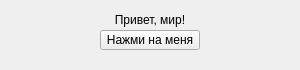
<?xml version="1.0" encoding="UTF-8"?>
<ui version="4.0">
 <class>Form</class>
 <widget class="QWidget" name="Form">
  <property name="geometry">
   <rect>
    <x>0</x>
    <y>0</y>
    <width>300</width>
    <height>70</height>
   </rect>
  </property>
  <property name="windowTitle">
   <string>Hello world</string>
  </property>
  <widget class="QLabel" name="label">
   <property name="geometry">
    <rect>
     <x>100</x>
     <y>10</y>
     <width>100</width>
     <height>20</height>
    </rect>
   </property>
   <property name="text">
    <string>Привет, мир!</string>
   </property>
   <property name="alignment">
    <set>Qt::AlignCenter</set>
   </property>
  </widget>
  <widget class="QPushButton" name="btnQuit">
   <property name="geometry">
    <rect>
     <x>100</x>
     <y>30</y>
     <width>100</width>
     <height>20</height>
    </rect>
   </property>
   <property name="text">
    <string>Нажми на меня</string>
   </property>
  </widget>
 </widget>
 <resources/>
 <connections/>
</ui>
